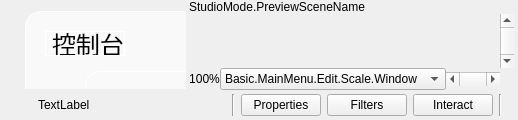
  <widget class="QWidget" name="centralwidget">
   <layout class="QVBoxLayout" name="verticalLayout">
    <property name="spacing">
     <number>0</number>
    </property>
    <property name="leftMargin">
     <number>4</number>
    </property>
    <property name="topMargin">
     <number>0</number>
    </property>
    <property name="rightMargin">
     <number>4</number>
    </property>
    <property name="bottomMargin">
     <number>0</number>
    </property>
    <item>
     <layout class="QHBoxLayout" name="horizontalLayout_2">
      <item>
       <layout class="QHBoxLayout" name="previewLayout">
        <property name="spacing">
         <number>2</number>
        </property>
        <item>
         <widget class="QFrame" name="previewDisabledWidget">
          <property name="sizePolicy">
           <sizepolicy hsizetype="Expanding" vsizetype="Expanding">
            <horstretch>0</horstretch>
            <verstretch>0</verstretch>
           </sizepolicy>
          </property>
          <layout class="QVBoxLayout" name="verticalLayout_7">
           <property name="spacing">
            <number>0</number>
           </property>
           <property name="leftMargin">
            <number>1</number>
           </property>
           <property name="topMargin">
            <number>1</number>
           </property>
           <property name="rightMargin">
            <number>1</number>
           </property>
           <property name="bottomMargin">
            <number>1</number>
           </property>
           <item>
            <layout class="QHBoxLayout" name="horizontalLayout">
             <item>
              <widget class="QWidget" name="widget" native="true">
               <widget class="QFrame" name="frmConsole">
                <property name="geometry">
                 <rect>
                  <x>20</x>
                  <y>10</y>
                  <width>456</width>
                  <height>380</height>
                 </rect>
                </property>
                <property name="styleSheet">
                 <string notr="true">background-color:#F9F9F9;
border: 1px solid  #FFFFFF;
border-radius: 16px;
</string>
                </property>
                <property name="frameShape">
                 <enum>QFrame::Shape::StyledPanel</enum>
                </property>
                <property name="frameShadow">
                 <enum>QFrame::Shadow::Raised</enum>
                </property>
                <widget class="QLabel" name="lblLiveSource_2">
                 <property name="geometry">
                  <rect>
                   <x>20</x>
                   <y>20</y>
                   <width>80</width>
                   <height>25</height>
                  </rect>
                 </property>
                 <property name="styleSheet">
                  <string notr="true">background-color:#F9F9F9;
border: 1px solid  #FFFFFF;
border-radius: 16px;
font-size: 24px;
</string>
                 </property>
                 <property name="text">
                  <string>控制台</string>
                 </property>
                </widget>
                <widget class="FatButton" name="pushButton">
                 <property name="geometry">
                  <rect>
                   <x>60</x>
                   <y>60</y>
                   <width>150</width>
                   <height>80</height>
                  </rect>
                 </property>
                 <property name="text">
                  <string/>
                 </property>
                </widget>
                <widget class="FatButton" name="pushButton_2">
                 <property name="geometry">
                  <rect>
                   <x>230</x>
                   <y>60</y>
                   <width>150</width>
                   <height>80</height>
                  </rect>
                 </property>
                 <property name="text">
                  <string/>
                 </property>
                </widget>
                <widget class="FatButton" name="pushButton_3">
                 <property name="geometry">
                  <rect>
                   <x>60</x>
                   <y>160</y>
                   <width>150</width>
                   <height>80</height>
                  </rect>
                 </property>
                 <property name="text">
                  <string/>
                 </property>
                </widget>
                <widget class="FatButton" name="pushButton_4">
                 <property name="geometry">
                  <rect>
                   <x>230</x>
                   <y>160</y>
                   <width>150</width>
                   <height>80</height>
                  </rect>
                 </property>
                 <property name="text">
                  <string/>
                 </property>
                </widget>
                <widget class="FatButton" name="pushButton_5">
                 <property name="geometry">
                  <rect>
                   <x>60</x>
                   <y>260</y>
                   <width>150</width>
                   <height>80</height>
                  </rect>
                 </property>
                 <property name="text">
                  <string/>
                 </property>
                </widget>
                <widget class="FatButton" name="pushButton_6">
                 <property name="geometry">
                  <rect>
                   <x>230</x>
                   <y>260</y>
                   <width>150</width>
                   <height>80</height>
                  </rect>
                 </property>
                 <property name="text">
                  <string/>
                 </property>
                </widget>
               </widget>
              </widget>
             </item>
            </layout>
           </item>
          </layout>
         </widget>
        </item>
        <item>
         <widget class="QWidget" name="previewContainer" native="true">
          <layout class="QVBoxLayout" name="previewTextLayout">
           <property name="spacing">
            <number>0</number>
           </property>
           <property name="leftMargin">
            <number>0</number>
           </property>
           <property name="topMargin">
            <number>0</number>
           </property>
           <property name="rightMargin">
            <number>0</number>
           </property>
           <property name="bottomMargin">
            <number>0</number>
           </property>
           <item>
            <widget class="QLabel" name="previewLabel">
             <property name="sizePolicy">
              <sizepolicy hsizetype="Ignored" vsizetype="Preferred">
               <horstretch>0</horstretch>
               <verstretch>0</verstretch>
              </sizepolicy>
             </property>
             <property name="text">
              <string>StudioMode.PreviewSceneName</string>
             </property>
             <property name="alignment">
              <set>Qt::AlignmentFlag::AlignLeading|Qt::AlignmentFlag::AlignLeft|Qt::AlignmentFlag::AlignVCenter</set>
             </property>
             <property name="class" stdset="0">
              <string>label-preview-title</string>
             </property>
            </widget>
           </item>
           <item>
            <layout class="QGridLayout" name="gridLayout">
             <property name="spacing">
              <number>0</number>
             </property>
             <item row="2" column="1">
              <widget class="QWidget" name="previewXContainer" native="true">
               <layout class="QHBoxLayout" name="horizontalLayout_7">
                <property name="spacing">
                 <number>0</number>
                </property>
                <property name="leftMargin">
                 <number>0</number>
                </property>
                <property name="topMargin">
                 <number>0</number>
                </property>
                <property name="rightMargin">
                 <number>0</number>
                </property>
                <property name="bottomMargin">
                 <number>0</number>
                </property>
                <item>
                 <widget class="OBSPreviewScalingLabel" name="previewScalePercent">
                  <property name="text">
                   <string>100%</string>
                  </property>
                  <property name="alignment">
                   <set>Qt::AlignmentFlag::AlignCenter</set>
                  </property>
                 </widget>
                </item>
                <item>
                 <widget class="OBSPreviewScalingComboBox" name="previewScalingMode">
                  <item>
                   <property name="text">
                    <string>Basic.MainMenu.Edit.Scale.Window</string>
                   </property>
                  </item>
                  <item>
                   <property name="text">
                    <string>Basic.MainMenu.Edit.Scale.Canvas</string>
                   </property>
                  </item>
                 </widget>
                </item>
                <item>
                 <widget class="QScrollBar" name="previewXScrollBar">
                  <property name="sizePolicy">
                   <sizepolicy hsizetype="MinimumExpanding" vsizetype="Fixed">
                    <horstretch>0</horstretch>
                    <verstretch>0</verstretch>
                   </sizepolicy>
                  </property>
                  <property name="minimum">
                   <number>-200</number>
                  </property>
                  <property name="maximum">
                   <number>200</number>
                  </property>
                  <property name="singleStep">
                   <number>10</number>
                  </property>
                  <property name="pageStep">
                   <number>100</number>
                  </property>
                  <property name="orientation">
                   <enum>Qt::Orientation::Horizontal</enum>
                  </property>
                 </widget>
                </item>
               </layout>
              </widget>
             </item>
             <item row="1" column="2">
              <widget class="QScrollBar" name="previewYScrollBar">
               <property name="orientation">
                <enum>Qt::Orientation::Vertical</enum>
               </property>
              </widget>
             </item>
             <item row="1" column="0" colspan="2">
              <widget class="OBSBasicPreview" name="preview" native="true">
               <property name="sizePolicy">
                <sizepolicy hsizetype="Expanding" vsizetype="Expanding">
                 <horstretch>0</horstretch>
                 <verstretch>0</verstretch>
                </sizepolicy>
               </property>
               <property name="minimumSize">
                <size>
                 <width>32</width>
                 <height>32</height>
                </size>
               </property>
               <property name="focusPolicy">
                <enum>Qt::FocusPolicy::ClickFocus</enum>
               </property>
               <property name="contextMenuPolicy">
                <enum>Qt::ContextMenuPolicy::CustomContextMenu</enum>
               </property>
               <addaction name="actionRemoveSource"/>
              </widget>
             </item>
            </layout>
           </item>
          </layout>
         </widget>
        </item>
       </layout>
      </item>
     </layout>
    </item>
    <item>
     <widget class="QFrame" name="contextContainer">
      <property name="sizePolicy">
       <sizepolicy hsizetype="Preferred" vsizetype="Preferred">
        <horstretch>0</horstretch>
        <verstretch>0</verstretch>
       </sizepolicy>
      </property>
      <property name="minimumSize">
       <size>
        <width>0</width>
        <height>0</height>
       </size>
      </property>
      <layout class="QHBoxLayout" name="horizontalLayout9">
       <property name="spacing">
        <number>6</number>
       </property>
       <property name="sizeConstraint">
        <enum>QLayout::SizeConstraint::SetDefaultConstraint</enum>
       </property>
       <property name="leftMargin">
        <number>6</number>
       </property>
       <property name="topMargin">
        <number>4</number>
       </property>
       <property name="rightMargin">
        <number>6</number>
       </property>
       <property name="bottomMargin">
        <number>4</number>
       </property>
       <item>
        <widget class="QFrame" name="contextSubContainer">
         <property name="sizePolicy">
          <sizepolicy hsizetype="Preferred" vsizetype="Preferred">
           <horstretch>0</horstretch>
           <verstretch>0</verstretch>
          </sizepolicy>
         </property>
         <property name="minimumSize">
          <size>
           <width>0</width>
           <height>0</height>
          </size>
         </property>
         <layout class="QHBoxLayout" name="horizontalLayout_5">
          <property name="spacing">
           <number>6</number>
          </property>
          <property name="leftMargin">
           <number>0</number>
          </property>
          <property name="topMargin">
           <number>0</number>
          </property>
          <property name="rightMargin">
           <number>0</number>
          </property>
          <property name="bottomMargin">
           <number>0</number>
          </property>
          <item>
           <widget class="QLabel" name="contextSourceIcon">
            <property name="sizePolicy">
             <sizepolicy hsizetype="Fixed" vsizetype="Fixed">
              <horstretch>0</horstretch>
              <verstretch>0</verstretch>
             </sizepolicy>
            </property>
            <property name="minimumSize">
             <size>
              <width>22</width>
              <height>22</height>
             </size>
            </property>
            <property name="maximumSize">
             <size>
              <width>22</width>
              <height>22</height>
             </size>
            </property>
            <property name="text">
             <string/>
            </property>
           </widget>
          </item>
          <item>
           <widget class="QLabel" name="contextSourceLabel">
            <property name="sizePolicy">
             <sizepolicy hsizetype="Preferred" vsizetype="Fixed">
              <horstretch>0</horstretch>
              <verstretch>0</verstretch>
             </sizepolicy>
            </property>
            <property name="minimumSize">
             <size>
              <width>160</width>
              <height>22</height>
             </size>
            </property>
            <property name="maximumSize">
             <size>
              <width>160</width>
              <height>22</height>
             </size>
            </property>
            <property name="text">
             <string>TextLabel</string>
            </property>
           </widget>
          </item>
          <item>
           <widget class="QLabel" name="contextSourceIconSpacer">
            <property name="sizePolicy">
             <sizepolicy hsizetype="Fixed" vsizetype="Fixed">
              <horstretch>0</horstretch>
              <verstretch>0</verstretch>
             </sizepolicy>
            </property>
            <property name="minimumSize">
             <size>
              <width>22</width>
              <height>22</height>
             </size>
            </property>
            <property name="maximumSize">
             <size>
              <width>22</width>
              <height>22</height>
             </size>
            </property>
            <property name="text">
             <string/>
            </property>
           </widget>
          </item>
          <item>
           <widget class="Line" name="line_3">
            <property name="orientation">
             <enum>Qt::Orientation::Vertical</enum>
            </property>
           </widget>
          </item>
          <item>
           <widget class="QPushButton" name="sourcePropertiesButton">
            <property name="sizePolicy">
             <sizepolicy hsizetype="Minimum" vsizetype="Fixed">
              <horstretch>0</horstretch>
              <verstretch>0</verstretch>
             </sizepolicy>
            </property>
            <property name="minimumSize">
             <size>
              <width>0</width>
              <height>22</height>
             </size>
            </property>
            <property name="toolTip">
             <string>SourceProperties</string>
            </property>
            <property name="text">
             <string>Properties</string>
            </property>
            <property name="icon">
             <iconset resource="obs.qrc">
              <normaloff>:/settings/images/settings/general.svg</normaloff>:/settings/images/settings/general.svg</iconset>
            </property>
            <property name="flat">
             <bool>false</bool>
            </property>
           </widget>
          </item>
          <item>
           <widget class="QPushButton" name="sourceFiltersButton">
            <property name="minimumSize">
             <size>
              <width>0</width>
              <height>22</height>
             </size>
            </property>
            <property name="toolTip">
             <string>SourceFilters</string>
            </property>
            <property name="text">
             <string>Filters</string>
            </property>
            <property name="icon">
             <iconset resource="obs.qrc">
              <normaloff>:/res/images/filter.svg</normaloff>:/res/images/filter.svg</iconset>
            </property>
            <property name="flat">
             <bool>false</bool>
            </property>
           </widget>
          </item>
          <item>
           <widget class="QPushButton" name="sourceInteractButton">
            <property name="minimumSize">
             <size>
              <width>0</width>
              <height>22</height>
             </size>
            </property>
            <property name="toolTip">
             <string>Interact</string>
            </property>
            <property name="text">
             <string>Interact</string>
            </property>
            <property name="icon">
             <iconset resource="obs.qrc">
              <normaloff>:/res/images/interact.svg</normaloff>:/res/images/interact.svg</iconset>
            </property>
            <property name="flat">
             <bool>false</bool>
            </property>
            <property name="class" stdset="0">
             <string notr="true">icon-touch</string>
            </property>
           </widget>
          </item>
          <item>
           <widget class="Line" name="line">
            <property name="orientation">
             <enum>Qt::Orientation::Vertical</enum>
            </property>
           </widget>
          </item>
         </layout>
        </widget>
       </item>
       <item>
        <widget class="QFrame" name="emptySpace">
         <property name="sizePolicy">
          <sizepolicy hsizetype="Expanding" vsizetype="Minimum">
           <horstretch>0</horstretch>
           <verstretch>0</verstretch>
          </sizepolicy>
         </property>
         <property name="minimumSize">
          <size>
           <width>0</width>
           <height>22</height>
          </size>
         </property>
         <layout class="QHBoxLayout" name="horizontalLayout_6">
          <property name="spacing">
           <number>0</number>
          </property>
          <property name="leftMargin">
           <number>0</number>
          </property>
          <property name="topMargin">
           <number>0</number>
          </property>
          <property name="rightMargin">
           <number>0</number>
          </property>
          <property name="bottomMargin">
           <number>0</number>
          </property>
         </layout>
        </widget>
       </item>
      </layout>
     </widget>
    </item>
   </layout>
  </widget>
